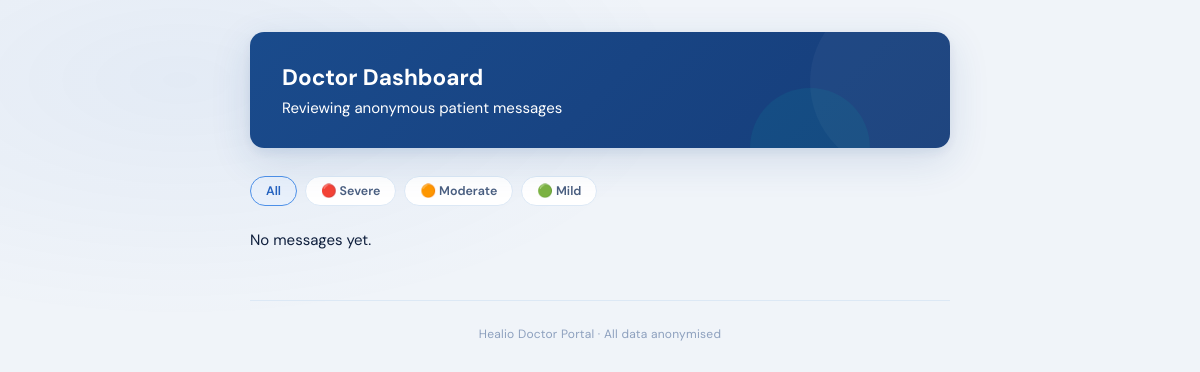
Before: /doctor with the older database file.
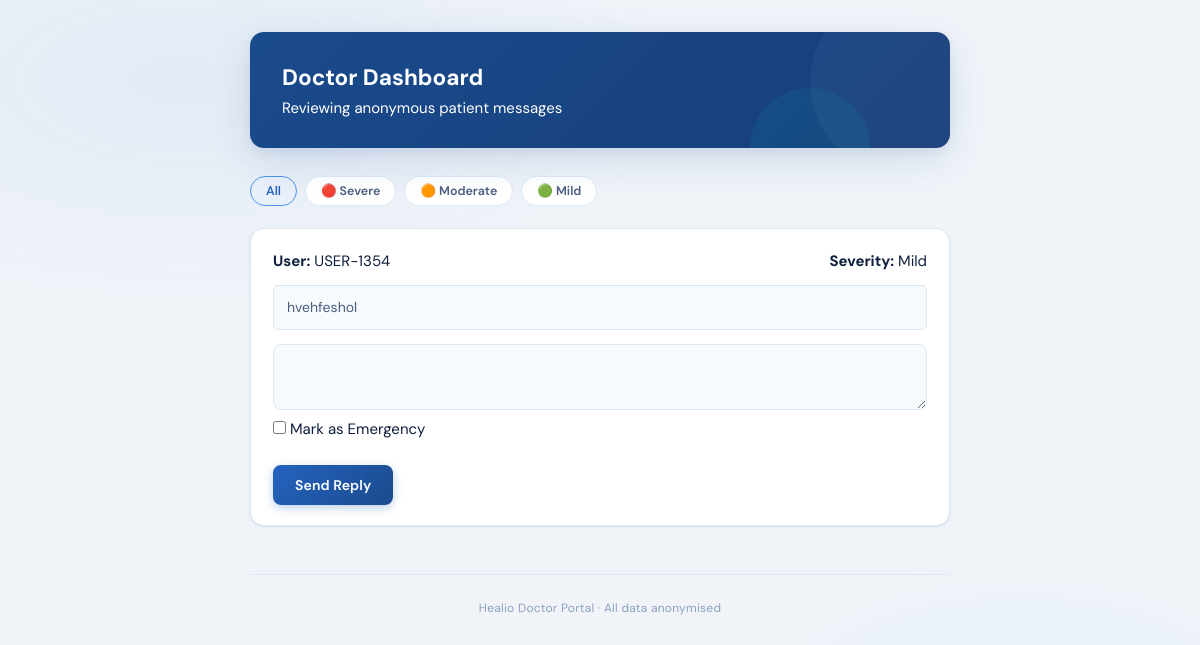
After: the same page with the newer database file.
### tables this page shows
CREATE TABLE messages (
            id INTEGER PRIMARY KEY AUTOINCREMENT,
            user_id TEXT,
            message TEXT,
            severity TEXT,
            reply TEXT,
            emergency INTEGER DEFAULT 0
        );

### app.py (the view, shortened to what this page needs)
@app.route("/doctor", methods=["GET", "POST"])
def doctor():
    conn = get_db_connection()
    messages = conn.execute("""
    SELECT * FROM messages
    ORDER BY
        CASE severity
            WHEN 'Severe' THEN 1
            WHEN 'Moderate' THEN 2
            ELSE 3
        END
    """).fetchall()
    conn.close()
    return render_template("doctor.html", messages=messages)

### database.py (called while the page is built)
def get_db_connection():
    conn = sqlite3.connect("healio.db")
    conn.row_factory = sqlite3.Row
    return conn

### templates/doctor.html (shortened to what this page needs)
<!DOCTYPE html>
<html lang="en">
<head>
  <link rel="stylesheet" href="{{ url_for('static', filename='style.css') }}" />
</head>
<body>
<div class="page-wrapper">
  <div class="dash-header">
    <h2>Doctor Dashboard</h2>
    <p>Reviewing anonymous patient messages</p>
  </div>
  <div class="filter-bar">
    <button class="filter-btn active" onclick="filterMessages('all', this)">All</button>
    <button class="filter-btn" onclick="filterMessages('Severe', this)">🔴 Severe</button>
    <button class="filter-btn" onclick="filterMessages('Moderate', this)">🟠 Moderate</button>
    <button class="filter-btn" onclick="filterMessages('Mild', this)">🟢 Mild</button>
  </div>
  {% if messages %}
    {% for msg in messages %}
    <div class="msg-card" data-severity="{{ msg.severity }}">
      <div class="msg-meta">
        <span><strong>User:</strong> {{ msg.user_id }}</span>
        <span>
          <strong>Severity:</strong>
          {% if msg.severity == 'Severe' %}
            <span class="severity-severe">Severe</span>
          {% elif msg.severity == 'Moderate' %}
            <span class="severity-moderate">Moderate</span>
          {% else %}
            <span class="severity-mild">Mild</span>
          {% endif %}
        </span>
      </div>
      <div class="msg-body">
        {{ msg.message }}
      </div>
      <form method="POST">
        <textarea name="reply" placeholder="Write reply..." required>
{{ msg.reply }}
        </textarea>
        <br>
        <label>
          <input type="checkbox" name="emergency" {% if msg.emergency == 1 %}checked{% endif %}>
          Mark as Emergency
        </label>
        <br><br>
        <button class="btn btn-primary" type="submit">Send Reply</button>
      </form>
    </div>
    {% endfor %}
  {% else %}
    <p>No messages yet.</p>
  {% endif %}
  <footer class="site-footer">
    Healio Doctor Portal · All data anonymised
  </footer>
</div>
</body>
</html>

### static/style.css (style rules this page uses)
:root { --bg: #f0f4f9; --surface: #ffffff; --surface-2: #f7fafd; --border: #dce8f5; --blue-deep: #1a4b8c; --blue-mid: #2563c0; --blue-light: #4d90e8; --blue-pale: #e8f0fb; --teal: #0ea5a0; --red: #d93025; --red-bg: #fef2f1; --red-border: #f5c6c2; --orange: #e07a10; --orange-bg: #fff7ed; --green: #1a7a4a; --green-bg: #edfaf3; --text-primary: #0f1f3d; --text-secondary: #4a5f80; --text-muted: #8da0be; --shadow-sm: 0 1px 3px rgba(26,75,140,.08), 0 1px 2px rgba(26,75,140,.05); --shadow-md: 0 4px 16px rgba(26,75,140,.10), 0 2px 6px rgba(26,75,140,.06); --shadow-lg: 0 12px 40px rgba(26,75,140,.14), 0 4px 12px rgba(26,75,140,.08); --radius: 14px; --radius-sm: 8px; --radius-xs: 5px; --transition: all .22s cubic-bezier(.4,0,.2,1); }
*, *::before, *::after { box-sizing: border-box; margin: 0; padding: 0; }
html { scroll-behavior: smooth; }
body { font-family: 'DM Sans', sans-serif; font-size: 15px; background: var(--bg); color: var(--text-primary); line-height: 1.6; min-height: 100vh; }
body::before { content: ''; position: fixed; inset: 0; background: radial-gradient(ellipse 70% 50% at 15% 10%, rgba(37,99,192,.06) 0%, transparent 60%), radial-gradient(ellipse 50% 40% at 85% 90%, rgba(14,165,160,.05) 0%, transparent 55%); pointer-events: none; z-index: 0; }
.page-wrapper { position: relative; z-index: 1; max-width: 740px; margin: 0 auto; padding: 32px 20px 64px; }
textarea, input[type="text"], input[type="email"] { width: 100%; font-family: 'DM Sans', sans-serif; font-size: .92rem; color: var(--text-primary); background: var(--surface-2); border: 1.5px solid var(--border); border-radius: var(--radius-sm); padding: 12px 14px; resize: vertical; outline: none; transition: var(--transition); }
textarea::placeholder, input::placeholder { color: var(--text-muted); }
.btn { display: inline-flex; align-items: center; justify-content: center; gap: 7px; font-family: 'DM Sans', sans-serif; font-size: .875rem; font-weight: 600; letter-spacing: .01em; border: none; border-radius: var(--radius-sm); padding: 11px 22px; cursor: pointer; transition: var(--transition); text-decoration: none; }
.btn-primary { background: linear-gradient(135deg, var(--blue-mid), var(--blue-deep)); color: #fff; box-shadow: 0 3px 10px rgba(37,99,192,.3); }
.dash-header { background: linear-gradient(135deg, var(--blue-deep) 0%, #163d7a 100%); color: #fff; padding: 28px 32px; border-radius: var(--radius); margin-bottom: 28px; position: relative; overflow: hidden; box-shadow: var(--shadow-lg); }
.dash-header::before { content: ''; position: absolute; top: -40px; right: -40px; width: 180px; height: 180px; border-radius: 50%; background: rgba(255,255,255,.04); }
.dash-header::after { content: ''; position: absolute; bottom: -60px; right: 80px; width: 120px; height: 120px; border-radius: 50%; background: rgba(14,165,160,.12); }
.msg-card { background: var(--surface); border: 1px solid var(--border); border-radius: var(--radius); padding: 20px 22px; margin-bottom: 16px; box-shadow: var(--shadow-sm); transition: var(--transition); }
.msg-meta { display: flex; align-items: center; justify-content: space-between; flex-wrap: wrap; gap: 8px; margin-bottom: 12px; }
.msg-body { font-size: .88rem; color: var(--text-secondary); background: var(--surface-2); border: 1px solid var(--border); border-radius: var(--radius-xs); padding: 10px 13px; margin-bottom: 14px; line-height: 1.6; }
.filter-bar { display: flex; gap: 8px; flex-wrap: wrap; margin-bottom: 22px; }
.filter-btn { font-family: 'DM Sans', sans-serif; font-size: .78rem; font-weight: 600; padding: 6px 15px; border-radius: 50px; border: 1.5px solid var(--border); background: var(--surface); color: var(--text-secondary); cursor: pointer; transition: var(--transition); }
.filter-btn:hover, .filter-btn.active { background: var(--blue-pale); border-color: var(--blue-light); color: var(--blue-mid); }
.site-footer { text-align: center; margin-top: 48px; padding-top: 24px; border-top: 1px solid var(--border); font-size: .75rem; color: var(--text-muted); letter-spacing: .02em; }

Changed rows visible on the page:
added messages: user_id "USER-1354", severity "Mild", message "hvehfeshol"
Other visible differences:
text no longer shown: "No messages yet."
